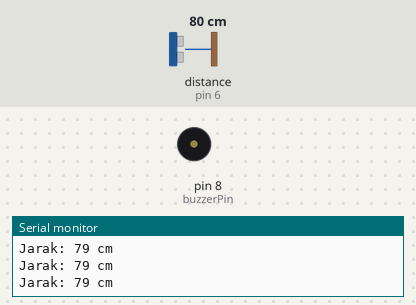
A sketch run on a simulated Arduino Uno, built with avr-gcc and run on an emulated ATmega328P. Parts: buzzer (waves = sounding, pin HIGH), the last lines printed to the serial monitor. Wiring (inferred from the names in the program): ultrasonic range finder: trigger pin 7; echo pin 6. The inputs (shaded band) are chosen by the test bench; at power-on: distance to the obstacle (sensor on pin 6) 80 cm. The echo pulse lasts 58.3 µs per cm; pins used as bus, display or sensor lines are not drawn.

Above: at 1.2 s.
1.3 s: distance to the obstacle (sensor on pin 6) set to 8 cm
2.8 s: distance to the obstacle (sensor on pin 6) set to 5 cm
At 3.7 s:
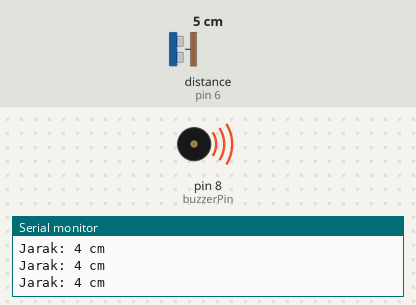
4.3 s: distance to the obstacle (sensor on pin 6) set to 9 cm
At 5.2 s:
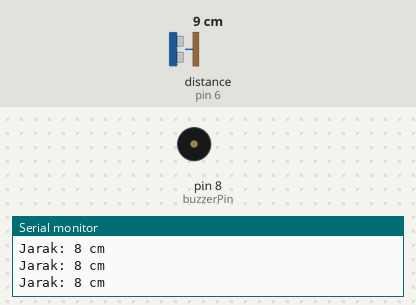
5.9 s: distance to the obstacle (sensor on pin 6) set to 2 cm
At 6.7 s:
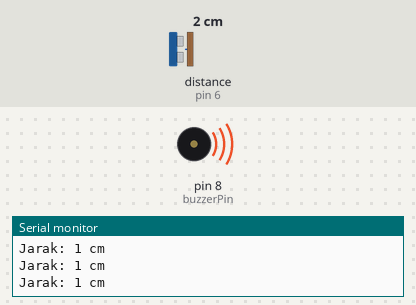
Timing chart, 0 to 8.5 s (numbered marks = the images above; inputs shaded):
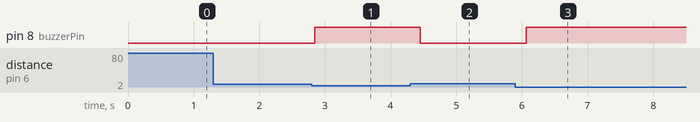

The sketch:

basic_sensor_ultrasonic_buzzer.ino
```cpp
// pin HC-SR04
int trigPin = 7;
int echoPin = 6;

// pin  buzzer
int buzzerPin = 8;

// variabel jarak
long duration;
int distance;

void setup() {
  pinMode(trigPin, OUTPUT);
  pinMode(echoPin, INPUT);
  pinMode(buzzerPin, OUTPUT);


  Serial.begin(9600);

}

void loop() {
  // trigger HC-SR04
  digitalWrite(trigPin, LOW);
  delayMicroseconds(2);
  digitalWrite(trigPin, HIGH);
  delayMicroseconds(10);
  digitalWrite(trigPin, LOW);

  // baca echo
  duration = pulseIn(echoPin, HIGH);

  // hitung jarak (cm)
  distance = duration * 0.034 / 2;

  Serial.print("Jarak: ");
  Serial.print(distance);
  Serial.println(" cm");

  if (distance < 6 && distance > 0) {
    // buka palang
    digitalWrite(buzzerPin, HIGH);
  } else {
    // tutup palang
    digitalWrite(buzzerPin, LOW);
  }

  delay(200);
}
```

Measured:
- the behaviour switches between 7 and 6 cm on distance to the obstacle (sensor on pin 6) (found by bisection; images 0 and 1)
- after the input at 2.8 s, pin 8 (buzzerPin): LOW → HIGH after 0.05 s
- after the input at 4.3 s, pin 8 (buzzerPin): HIGH → LOW after 0.16 s
- after the input at 5.9 s, pin 8 (buzzerPin): LOW → HIGH after 0.16 s
